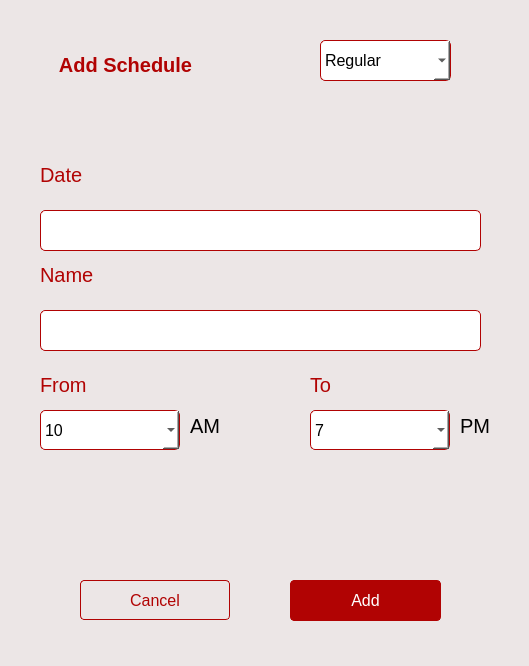
<?xml version="1.0" encoding="UTF-8"?>
<ui version="4.0">
 <class>Dialog</class>
 <widget class="QDialog" name="Dialog">
  <property name="geometry">
   <rect>
    <x>0</x>
    <y>0</y>
    <width>529</width>
    <height>666</height>
   </rect>
  </property>
  <property name="minimumSize">
   <size>
    <width>529</width>
    <height>666</height>
   </size>
  </property>
  <property name="maximumSize">
   <size>
    <width>529</width>
    <height>666</height>
   </size>
  </property>
  <property name="windowTitle">
   <string>Dialog</string>
  </property>
  <layout class="QVBoxLayout" name="verticalLayout">
   <property name="spacing">
    <number>0</number>
   </property>
   <property name="leftMargin">
    <number>0</number>
   </property>
   <property name="topMargin">
    <number>0</number>
   </property>
   <property name="rightMargin">
    <number>0</number>
   </property>
   <property name="bottomMargin">
    <number>0</number>
   </property>
   <item>
    <widget class="QWidget" name="widget" native="true">
     <property name="styleSheet">
      <string notr="true">background-color: rgb(236, 230, 230);</string>
     </property>
     <widget class="QPushButton" name="addbtn">
      <property name="geometry">
       <rect>
        <x>290</x>
        <y>580</y>
        <width>151</width>
        <height>41</height>
       </rect>
      </property>
      <property name="font">
       <font>
        <pointsize>12</pointsize>
       </font>
      </property>
      <property name="styleSheet">
       <string notr="true">background-color: #B10303;
color: white;
border: 1px solid #B10303;
border-radius: 4px;
padding: 7px;</string>
      </property>
      <property name="text">
       <string>Add</string>
      </property>
     </widget>
     <widget class="QPushButton" name="cancelbtn">
      <property name="geometry">
       <rect>
        <x>80</x>
        <y>580</y>
        <width>150</width>
        <height>40</height>
       </rect>
      </property>
      <property name="font">
       <font>
        <pointsize>12</pointsize>
       </font>
      </property>
      <property name="styleSheet">
       <string notr="true">background-color: rgb(236, 230, 230);
color: #B10303;
border: 1px solid #B10303;
border-radius: 4px;
padding: 7px;</string>
      </property>
      <property name="text">
       <string>Cancel</string>
      </property>
     </widget>
     <widget class="QLabel" name="fromlabel">
      <property name="geometry">
       <rect>
        <x>40</x>
        <y>370</y>
        <width>57</width>
        <height>30</height>
       </rect>
      </property>
      <property name="font">
       <font>
        <pointsize>15</pointsize>
       </font>
      </property>
      <property name="styleSheet">
       <string notr="true">color: #B10303;</string>
      </property>
      <property name="text">
       <string>From</string>
      </property>
     </widget>
     <widget class="QComboBox" name="frominput">
      <property name="geometry">
       <rect>
        <x>40</x>
        <y>410</y>
        <width>140</width>
        <height>40</height>
       </rect>
      </property>
      <property name="font">
       <font>
        <pointsize>12</pointsize>
       </font>
      </property>
      <property name="styleSheet">
       <string notr="true">background-color: rgb(255, 255, 255);
border: 1px solid  #B10303;
border-radius: 5px;
padding: 4px;
</string>
      </property>
      <item>
       <property name="text">
        <string>10</string>
       </property>
      </item>
      <item>
       <property name="text">
        <string>11</string>
       </property>
      </item>
      <item>
       <property name="text">
        <string>12</string>
       </property>
      </item>
     </widget>
     <widget class="QLabel" name="label_4">
      <property name="geometry">
       <rect>
        <x>190</x>
        <y>400</y>
        <width>41</width>
        <height>51</height>
       </rect>
      </property>
      <property name="font">
       <font>
        <pointsize>15</pointsize>
       </font>
      </property>
      <property name="text">
       <string>AM</string>
      </property>
     </widget>
     <widget class="QLabel" name="label_3">
      <property name="geometry">
       <rect>
        <x>460</x>
        <y>400</y>
        <width>41</width>
        <height>51</height>
       </rect>
      </property>
      <property name="font">
       <font>
        <pointsize>15</pointsize>
       </font>
      </property>
      <property name="text">
       <string>PM</string>
      </property>
     </widget>
     <widget class="QComboBox" name="toinput">
      <property name="geometry">
       <rect>
        <x>310</x>
        <y>410</y>
        <width>140</width>
        <height>40</height>
       </rect>
      </property>
      <property name="font">
       <font>
        <pointsize>12</pointsize>
       </font>
      </property>
      <property name="styleSheet">
       <string notr="true">background-color: rgb(255, 255, 255);
border: 1px solid  #B10303;
border-radius: 5px;
padding: 4px;
</string>
      </property>
      <item>
       <property name="text">
        <string>7</string>
       </property>
      </item>
      <item>
       <property name="text">
        <string>8</string>
       </property>
      </item>
      <item>
       <property name="text">
        <string>9</string>
       </property>
      </item>
     </widget>
     <widget class="QComboBox" name="comboBox">
      <property name="geometry">
       <rect>
        <x>320</x>
        <y>40</y>
        <width>131</width>
        <height>41</height>
       </rect>
      </property>
      <property name="font">
       <font>
        <pointsize>12</pointsize>
       </font>
      </property>
      <property name="styleSheet">
       <string notr="true">background-color: rgb(255, 255, 255);
border: 1px solid  #B10303;
border-radius: 5px;
padding: 4px;
</string>
      </property>
      <item>
       <property name="text">
        <string>Regular</string>
       </property>
      </item>
      <item>
       <property name="text">
        <string>Reserve</string>
       </property>
      </item>
      <item>
       <property name="text">
        <string>Day off</string>
       </property>
      </item>
     </widget>
     <widget class="QLabel" name="label">
      <property name="geometry">
       <rect>
        <x>40</x>
        <y>50</y>
        <width>171</width>
        <height>30</height>
       </rect>
      </property>
      <property name="font">
       <font>
        <pointsize>15</pointsize>
        <weight>75</weight>
        <bold>true</bold>
       </font>
      </property>
      <property name="styleSheet">
       <string notr="true">color: #B10303;</string>
      </property>
      <property name="text">
       <string>Add Schedule</string>
      </property>
      <property name="alignment">
       <set>Qt::AlignCenter</set>
      </property>
     </widget>
     <widget class="QLabel" name="namelabel">
      <property name="geometry">
       <rect>
        <x>40</x>
        <y>260</y>
        <width>71</width>
        <height>30</height>
       </rect>
      </property>
      <property name="font">
       <font>
        <pointsize>15</pointsize>
       </font>
      </property>
      <property name="styleSheet">
       <string notr="true">color: #B10303;</string>
      </property>
      <property name="text">
       <string>Name</string>
      </property>
     </widget>
     <widget class="QLineEdit" name="nameinput">
      <property name="geometry">
       <rect>
        <x>40</x>
        <y>310</y>
        <width>441</width>
        <height>41</height>
       </rect>
      </property>
      <property name="font">
       <font>
        <pointsize>8</pointsize>
       </font>
      </property>
      <property name="styleSheet">
       <string notr="true">background-color: rgb(255, 255, 255);
border: 1px solid  #B10303;
border-radius: 5px;
padding: 4px;
</string>
      </property>
      <property name="readOnly">
       <bool>false</bool>
      </property>
     </widget>
     <widget class="QLabel" name="tolabel">
      <property name="geometry">
       <rect>
        <x>310</x>
        <y>370</y>
        <width>57</width>
        <height>30</height>
       </rect>
      </property>
      <property name="font">
       <font>
        <pointsize>15</pointsize>
       </font>
      </property>
      <property name="styleSheet">
       <string notr="true">color: #B10303;</string>
      </property>
      <property name="text">
       <string>To</string>
      </property>
     </widget>
     <widget class="QLabel" name="datlabel">
      <property name="geometry">
       <rect>
        <x>40</x>
        <y>160</y>
        <width>71</width>
        <height>30</height>
       </rect>
      </property>
      <property name="font">
       <font>
        <pointsize>15</pointsize>
       </font>
      </property>
      <property name="styleSheet">
       <string notr="true">color: #B10303;</string>
      </property>
      <property name="text">
       <string>Date</string>
      </property>
     </widget>
     <widget class="QLineEdit" name="dateinput">
      <property name="geometry">
       <rect>
        <x>40</x>
        <y>210</y>
        <width>441</width>
        <height>41</height>
       </rect>
      </property>
      <property name="font">
       <font>
        <pointsize>8</pointsize>
       </font>
      </property>
      <property name="styleSheet">
       <string notr="true">background-color: rgb(255, 255, 255);
border: 1px solid  #B10303;
border-radius: 5px;
padding: 4px;
</string>
      </property>
      <property name="readOnly">
       <bool>false</bool>
      </property>
     </widget>
     <widget class="QLabel" name="emp_id">
      <property name="geometry">
       <rect>
        <x>220</x>
        <y>130</y>
        <width>55</width>
        <height>16</height>
       </rect>
      </property>
      <property name="text">
       <string/>
      </property>
     </widget>
    </widget>
   </item>
  </layout>
 </widget>
 <resources/>
 <connections/>
</ui>
